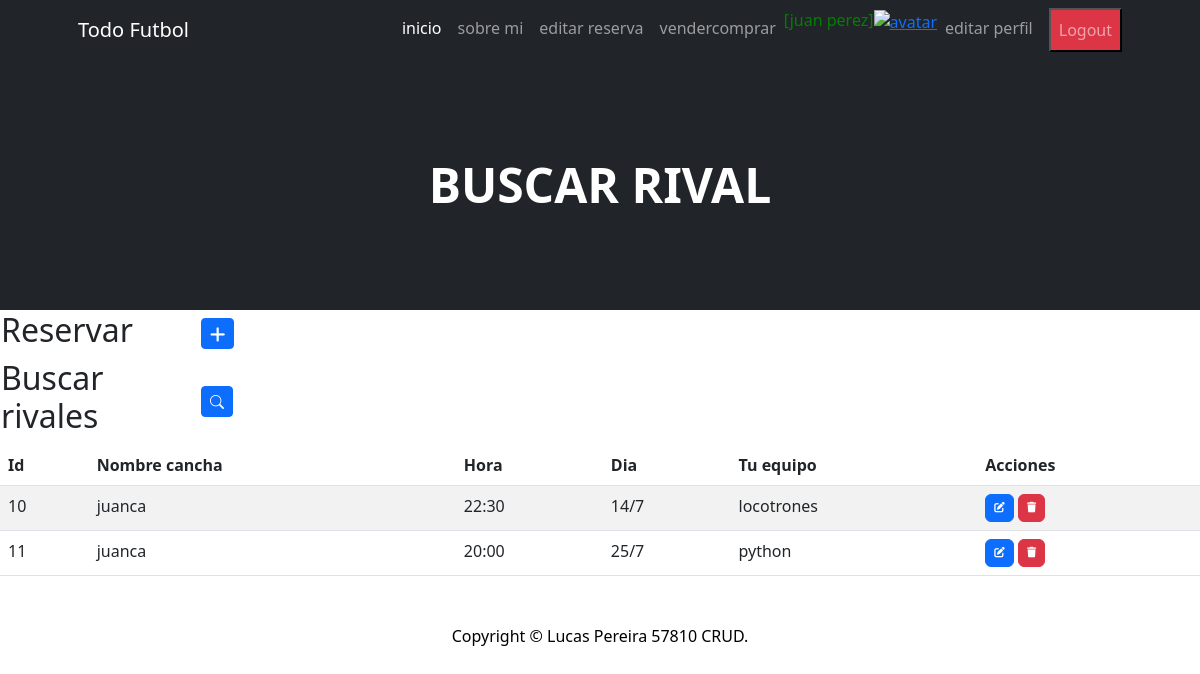
Page /buscarR/ (signed in) on the committed database.
### todo_futbol_app/models.py (models this page shows, shortened)
class Buscar_rival(models.Model):
    nombre_cancha = models.CharField(max_length=20)
    hora_reserva = models.CharField(max_length=20)
    dia_reserva = models.CharField(max_length=20)
    tu_equipo = models.CharField(max_length=20)
    class Meta:
        verbose_name = "Buscando rival"
        verbose_name_plural = "Buscandores de rival"
        ordering = ["dia_reserva","hora_reserva"]

### todo_futbol_app/views.py (the view)
# urls.py: path('buscarR/', buscarRList.as_view(), name = "buscarR"),
class buscarRList (LoginRequiredMixin, ListView):
    model = Buscar_rival
    context_object_name = 'buscarR'

### todo_futbol_app/templates/todo_futbol_app/buscar_rival_list.html (shortened to what this page needs)
{% extends 'todo_futbol_app/index.html' %}
{% block titulo %}
<h1 class="display-5 fw-bolder text-white mb-2">BUSCAR RIVAL</h1>
{% endblock titulo %}
{% block contenido %}
<table>
    <tr>
        <td width="200"><h2>Reservar</h2></td>
        <td>
            <a
            href="{% url 'buscarRCreate' %}"
            class="btn btn-primary btn-sm"
            >
            </a>
        </td>
    </tr>
</table>
<table>
    <tr>
        <td width="200"><h2>Buscar rivales</h2></td>
        <td>
            <a
            href="{% url 'buscarBR' %}"
            class="btn btn-primary btn-sm"
            ><i class="bi bi-search" title="Buscar"> </i>
            </a>
        </td>
    </tr>
</table>
<table class="table table-striped">
    <thead>
        <tr>
            <th>Id</th>
            <th>Nombre cancha</th>
            <th>Hora</th>
            <th>Dia</th>
            <th>Tu equipo</th>
            <th>Acciones</th>
        </tr>
    </thead>
    <tbody>
    {% for c in buscarR %}
        <tr>
            <td>{{c.id}}</td>
            <td>{{c.nombre_cancha}}</td>
            <td>{{c.hora_reserva}}</td>
            <td>{{c.dia_reserva}}</td>
            <td>{{c.tu_equipo}}</td>
            <td>
                <a
                  href="{% url 'buscarRUpdate' c.id %}"
                  class="btn btn-primary"
                  style="--bs-btn-padding-y: .25rem; --bs-btn-padding-x: .5rem; --bs-btn-font-size: .75rem;"
                  >
                </a>
                <a
                  href="{% url 'buscarRDelete' c.id %}"
                  class="btn btn-danger"
                  style="--bs-btn-padding-y: .25rem; --bs-btn-padding-x: .5rem; --bs-btn-font-size: .75rem;"
                  >
                </a>
            </td>
        </tr>
    {% endfor %}
    </tbody>
</table>
{% endblock contenido %}

### todo_futbol_app/templates/todo_futbol_app/index.html (shortened to what this page needs)
<!DOCTYPE html>
<html lang="en">
    <head>
        {% load static %}
        <link href="https://cdn.jsdelivr.net/npm/bootstrap-icons@1.4.1/font/bootstrap-icons.css" rel="stylesheet" />
        <link href="{% static 'css/styles.css' %}" rel="stylesheet" />
        <link rel="stylesheet" href="https://cdnjs.cloudflare.com/ajax/libs/font-awesome/6.4.0/css/all.min.css">
    </head>
    <body>
        <nav class="navbar navbar-expand-lg navbar-dark bg-dark">
            <div class="container px-5">
                <a class="navbar-brand" href="#!">Todo Futbol</a>
                <div class="collapse navbar-collapse" id="navbarSupportedContent">
                    <ul class="navbar-nav ms-auto mb-2 mb-lg-0">
                        <li class="nav-item"><a class="nav-link active" aria-current="page" href="{% url 'home' %}">inicio</a></li>
                    {% if user.is_authenticated %}
                        <li class="nav-item"><a class="nav-link" href="{% url 'sobremi' %}">sobre mi</a></li>
                        <li class="nav-item"><a class="nav-link" href="{% url 'contacto' %}">editar reserva</a></li>
                        <li class="nav-item"><a class="nav-link" href="{% url 'vendercomprar' %}">vendercomprar</a></li>
                        <p style="color:green"> [{{ user.first_name }} {{ user.last_name }}]</p>
                        <div class="text-center">
                            <a href="{% url 'agregar_avatar' %}"><img src="{{ request.session.avatar}}" height="40px" weight="40px" alt="avatar"></a>
                        </div>
                        <li class="nav-item"><a class="nav-link" href="{% url 'profile' %}">editar perfil</a></li>
                        <form method="post" action="{% url 'logout' %}">
                            <button type="submit" class="nav-link bg-danger ms-2">Logout</button>
                        </form>
                    {% else %}
                        <li class="nav-item"><a class="nav-link" href="{% url 'login' %}">iniciar sesion</a></li>
                        <form method="post" action="{% url 'registro' %}">
                            {% csrf_token %}
                            <button type="submit" class="nav-link bg-danger ms-2">Registrarme</button>
                        </form>
                    {% endif %}
                    </ul>
                </div>
            </div>
        </nav>
        <header class="bg-dark py-5">
            <div class="container px-5">
                <div class="row gx-5 justify-content-center">
                    <div class="col-lg-6">
                        <div class="text-center my-5">
                            {% block titulo %}{% endblock titulo %}
                            </div>
                        </div>
                    </div>
                </div>
        </header>
        {% block contenido %}
        {% endblock contenido %}
        <div class="container px-5"><p class="m-5 text-center text-black">Copyright &copy; Lucas Pereira 57810  CRUD.</p></div>
    </body>
</html>

### rows in the picture
Buscar_rival: id "10", nombre_cancha "juanca", hora_reserva "22:30", dia_reserva "14/7", tu_equipo "locotrones"
Buscar_rival: id "11", nombre_cancha "juanca", hora_reserva "20:00", dia_reserva "25/7", tu_equipo "python"

### other values in the picture
{{ user.first_name }} "juan"
{{ user.last_name }} "perez"
